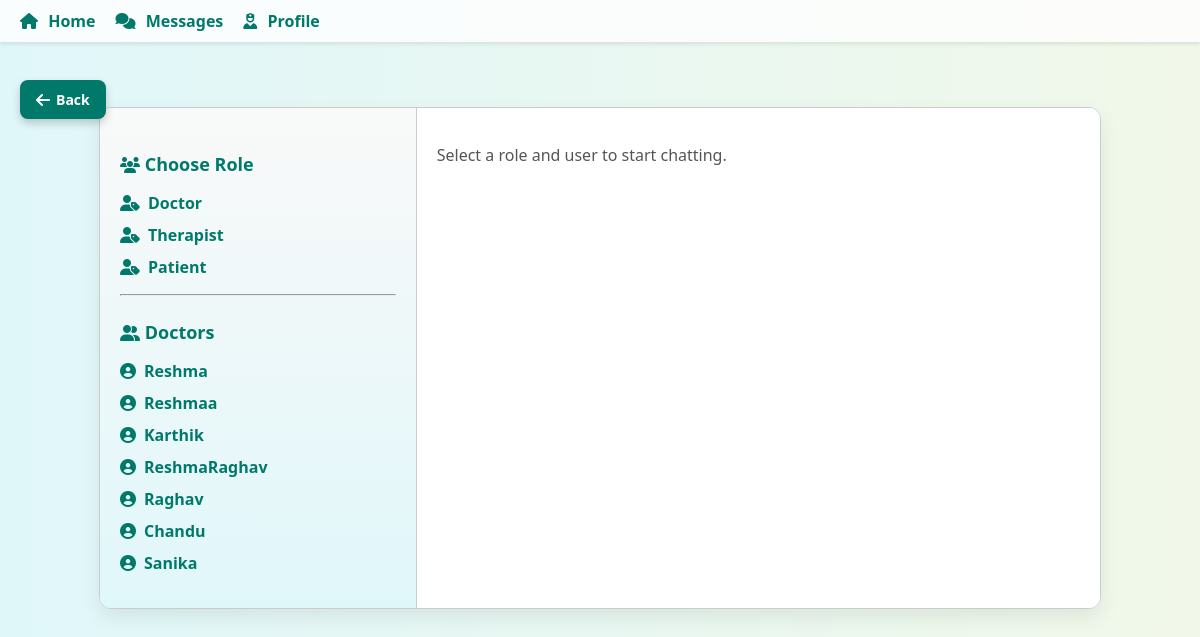
The page /messages/?role=doctor (signed in) on the database its author committed.
### core/models.py (models this page shows, shortened)
class User(AbstractUser):
    ROLE_CHOICES = (
        ('patient', 'Patient'),
        ('doctor', 'Doctor'),
        ('therapist', 'Therapist'),
    )
    role = models.CharField(max_length=10, choices=ROLE_CHOICES)
    unique_id = models.CharField(max_length=20, blank=True, null=True, unique=True)
    phone = models.CharField(max_length=15, blank=True)
    profile_photo = models.ImageField(upload_to='profile_photos/', blank=True, null=True)
    date_of_birth = models.DateField(blank=True, null=True)
    location = models.CharField(max_length=100, blank=True)

### core/views.py (the view)
# urls.py: path('messages/', views.message_box, name='message_box'),
@login_required
def message_box(request):
    role = request.GET.get('role')
    selected_user_id = request.GET.get('user')
    users = User.objects.filter(role=role).exclude(id=request.user.id) if role else []
    selected_user = User.objects.filter(id=selected_user_id).first()
    messages_qs = []
    if selected_user:
        messages_qs = Message.objects.filter(
            sender__in=[request.user, selected_user],
            receiver__in=[request.user, selected_user],
            is_deleted=False
        ).order_by('timestamp')
    return render(request, 'core/message_box.html', {
        'roles': ['doctor', 'therapist', 'patient'],
        'selected_role': role,
        'users': users,
        'selected_user': selected_user,
        'messages': messages_qs
    })

### core/templates/core/message_box.html (shortened to what this page needs)
{% extends 'core/base.html' %}
{% block content %}
<link rel="stylesheet" href="https://cdnjs.cloudflare.com/ajax/libs/font-awesome/6.5.0/css/all.min.css">
<div class="chat-container">
  <div class="role-list">
    <h4><i class="fas fa-users"></i> Choose Role</h4>
    <ul>
      {% for role in roles %}
        <li><a href="?role={{ role }}"><i class="fas fa-user-tag"></i> {{ role|title }}</a></li>
      {% endfor %}
    </ul>
    {% if selected_role %}
      <hr>
      <h4><i class="fas fa-user-friends"></i> {{ selected_role|title }}s</h4>
      <ul>
        {% for user in users %}
          <li><a href="?role={{ selected_role }}&user={{ user.id }}"><i class="fas fa-user-circle"></i> {{ user.first_name }}</a></li>
        {% empty %}
          <li>No users found.</li>
        {% endfor %}
      </ul>
    {% endif %}
  </div>
  <div class="chat-window">
    {% if selected_user %}
      <h4><i class="fas fa-comments"></i> Chat with {{ selected_user.first_name }}</h4>
      <div class="message-list" id="messageList">
        {% for msg in messages %}
          <div class="message {% if msg.sender == request.user %}sent{% else %}received{% endif %}">
            {{ msg.content }}
            {% if msg.sender == request.user %}
              <button onclick="deleteMessage({{ msg.id }})"><i class="fas fa-trash-alt"></i></button>
            {% endif %}
          </div>
        {% endfor %}
      </div>
      <form id="messageForm">
        {% csrf_token %}
        <input type="hidden" name="receiver_id" value="{{ selected_user.id }}">
        <input type="text" name="content" placeholder="Type a message..." required>
        <button type="submit"><i class="fas fa-paper-plane"></i> Send</button>
      </form>
    {% else %}
      <p style="color:#555;">Select a role and user to start chatting.</p>
    {% endif %}
  </div>
</div>
{% endblock %}

### core/templates/core/message_box.html (style rules this page uses)
body { margin: 0; font-family: 'Segoe UI', sans-serif; background: linear-gradient(to right, #e0f7fa, #f1f8e9); color: #333; }
.chat-container { display: flex; border: 1px solid #ccc; height: 500px; max-width: 1000px; margin: 40px auto; background-color: #ffffffdd; border-radius: 12px; box-shadow: 0 8px 20px rgba(0,0,0,0.08); overflow: hidden; }
.role-list { width: 30%; border-right: 1px solid #ccc; padding: 20px; overflow-y: auto; background: linear-gradient(to bottom, #f9f9f9, #e0f7fa); }
.role-list h4 { margin-bottom: 12px; color: #00796b; font-size: 18px; }
.role-list ul { list-style: none; padding-left: 0; }
.role-list li { margin-bottom: 10px; }
.role-list a { text-decoration: none; color: #00796b; font-weight: bold; display: flex; align-items: center; gap: 8px; }
.role-list i { font-size: 16px; }
.chat-window { width: 70%; padding: 20px; display: flex; flex-direction: column; background-color: #fff; }

### rows shown on the page
User: first_name "Reshma"
User: first_name "Reshmaa"
User: first_name "Karthik"
User: first_name "ReshmaRaghav"
User: first_name "Raghav"
User: first_name "Chandu"
User: first_name "Sanika"

### other values the page prints
{{ role|title }} "Doctor" "Therapist" "Patient"
{{ selected_role|title }} "Doctor"
